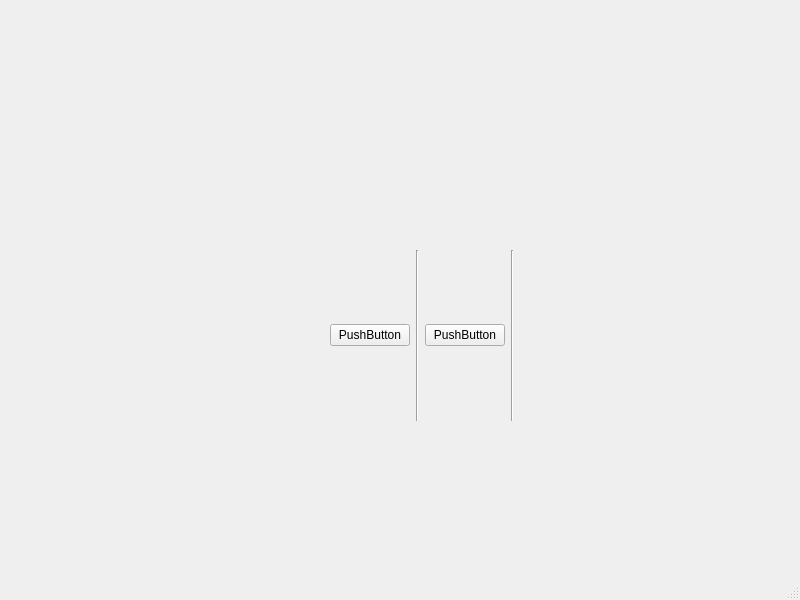
<?xml version="1.0" encoding="UTF-8"?>
<ui version="4.0">
 <class>MainWindow</class>
 <widget class="QMainWindow" name="MainWindow">
  <property name="geometry">
   <rect>
    <x>0</x>
    <y>0</y>
    <width>800</width>
    <height>600</height>
   </rect>
  </property>
  <property name="windowTitle">
   <string>MainWindow</string>
  </property>
  <widget class="QWidget" name="centralwidget">
   <widget class="QWidget" name="horizontalLayoutWidget">
    <property name="geometry">
     <rect>
      <x>330</x>
      <y>250</y>
      <width>361</width>
      <height>171</height>
     </rect>
    </property>
    <layout class="QHBoxLayout" name="horizontalLayout">
     <item>
      <widget class="QPushButton" name="pushButton_2">
       <property name="text">
        <string>PushButton</string>
       </property>
      </widget>
     </item>
     <item>
      <widget class="Line" name="line">
       <property name="orientation">
        <enum>Qt::Vertical</enum>
       </property>
      </widget>
     </item>
     <item>
      <widget class="QPushButton" name="pushButton">
       <property name="text">
        <string>PushButton</string>
       </property>
      </widget>
     </item>
     <item>
      <widget class="Line" name="line_2">
       <property name="orientation">
        <enum>Qt::Vertical</enum>
       </property>
      </widget>
     </item>
     <item>
      <spacer name="horizontalSpacer">
       <property name="orientation">
        <enum>Qt::Horizontal</enum>
       </property>
       <property name="sizeHint" stdset="0">
        <size>
         <width>40</width>
         <height>20</height>
        </size>
       </property>
      </spacer>
     </item>
    </layout>
   </widget>
  </widget>
  <widget class="QMenuBar" name="menubar">
   <property name="geometry">
    <rect>
     <x>0</x>
     <y>0</y>
     <width>800</width>
     <height>23</height>
    </rect>
   </property>
  </widget>
  <widget class="QStatusBar" name="statusbar"/>
 </widget>
 <resources/>
 <connections/>
</ui>
